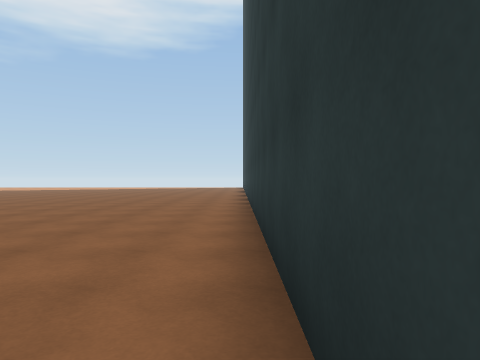
[1] (above)

22 first-person views from a walk through a scene from a Unity 3-D project. The camera is 1.2 m above the floor, looks level and sees 70° across. The floor is counted in squares, 2 m on a side. Each view is taken from the middle of a square. On the plan, view 1 faces up. The plan holds only what a view shows up to about 10 squares ahead; the rest is blank. The place goes on beyond the plan. Some surface patterns are stand-ins.

[2]
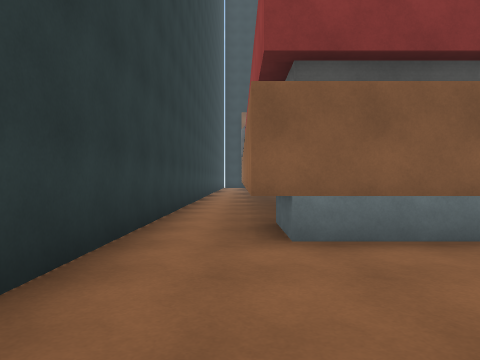

[3]
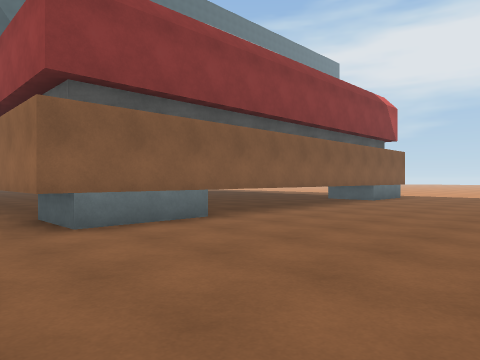

[4]
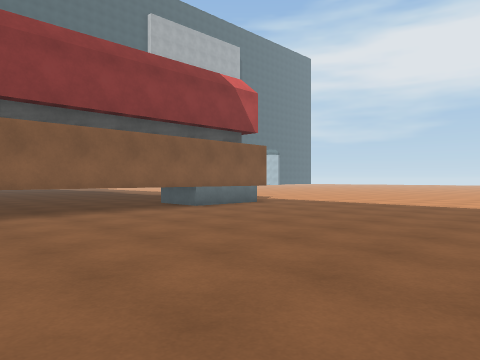

[5]
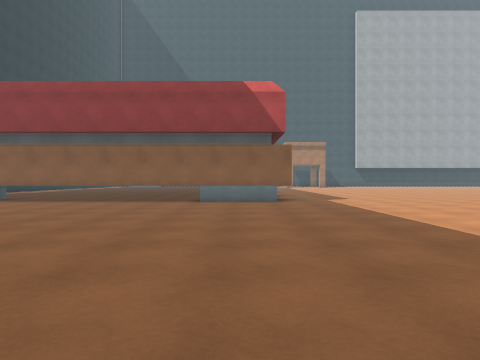

[6]
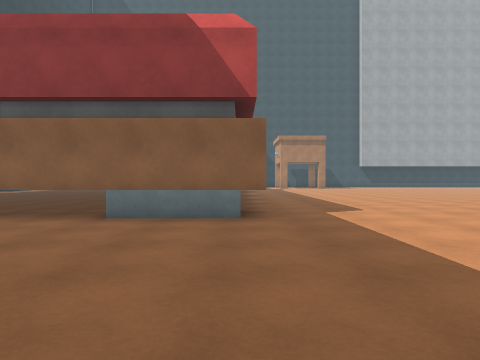

[7]
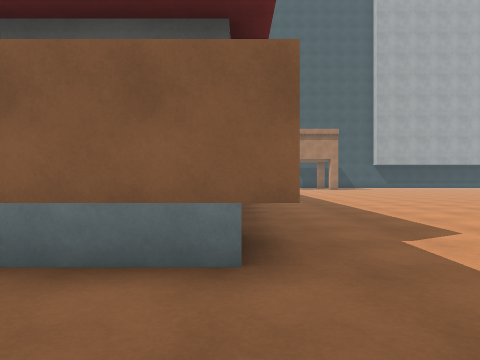

[8]
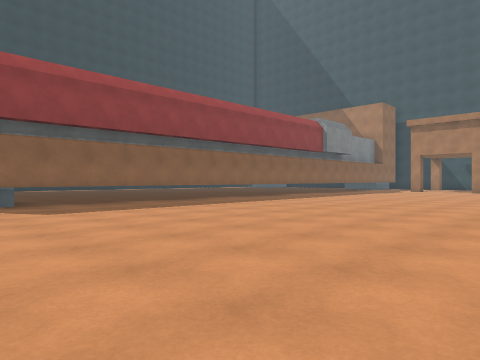

[9]
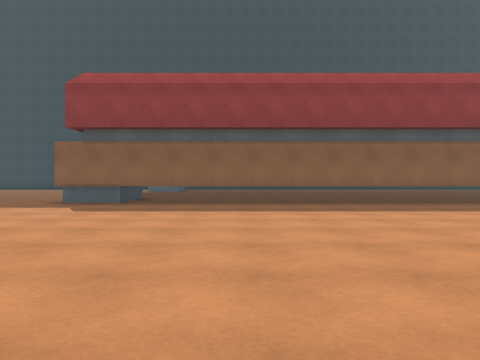

[10]
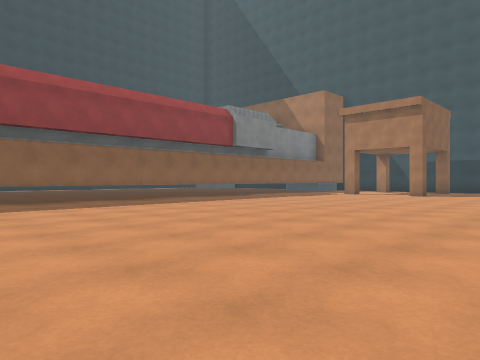

[11]
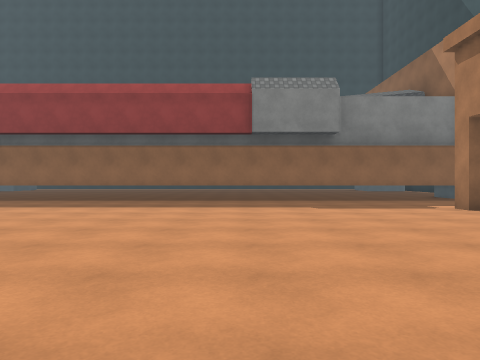

[12]
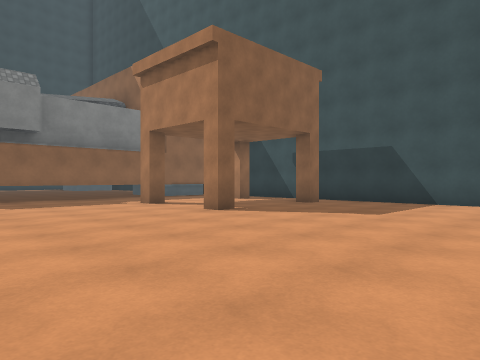

[13]
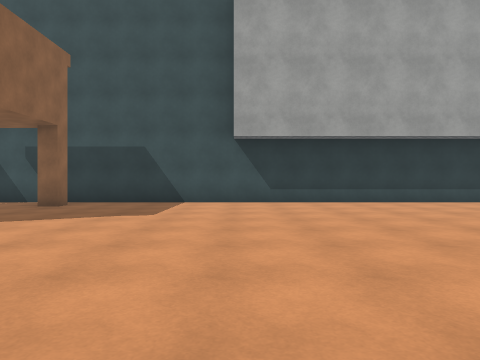

[14]
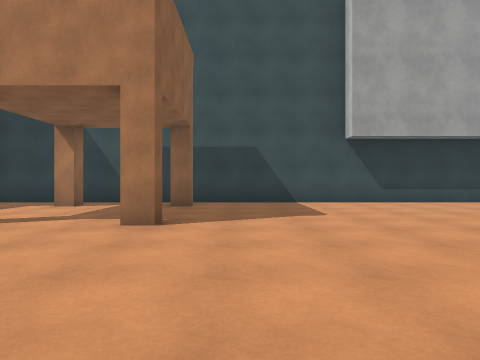

[15]
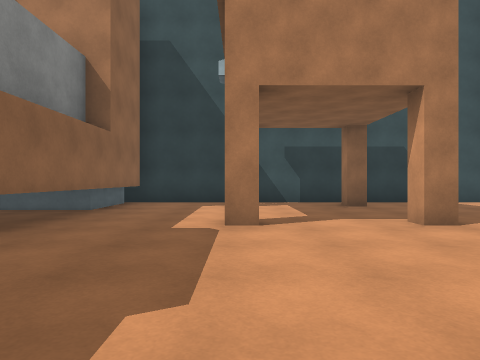

[16]
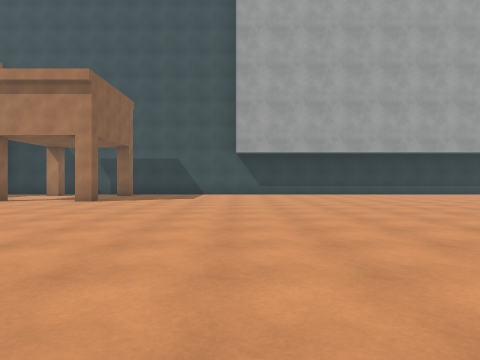

[17]
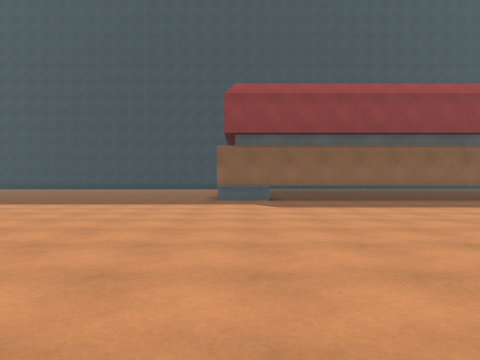

[18]
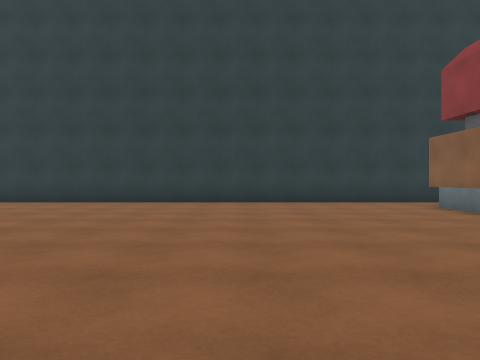

[19]
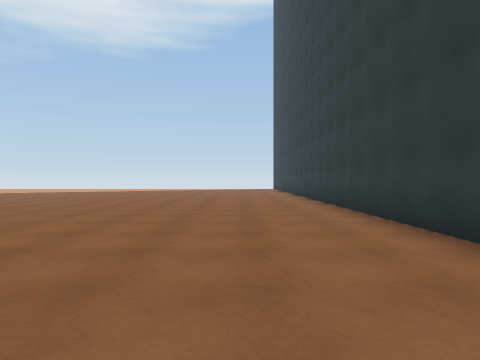

[20]
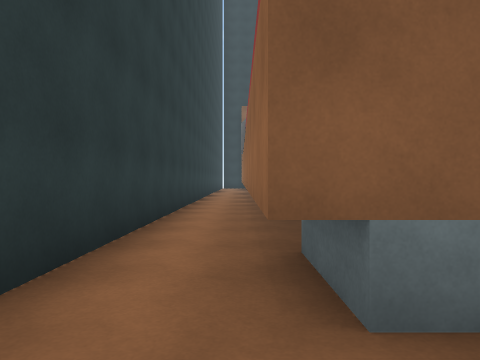

[21]
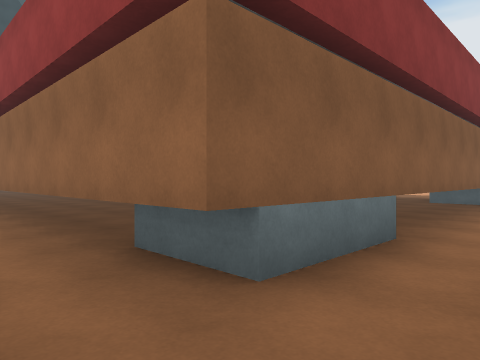

[22]
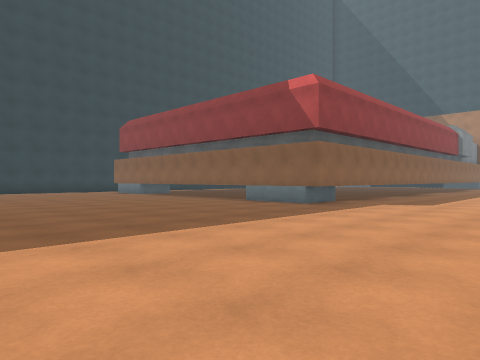

### Floor plan
Key: @ floor where view 1 was taken; # wall or solid block; . floor; ^ raised ledge; O other object.
Columns run from 27 left of view 1 to 1 right of it. Each row starts with its distance up from view 1.
 12                     ........#
 11                     ........#
 10                 .    .......#
  9                ...   .......#
  8           .........  .......#
  7           ..................#
  6           ..................#
  5           ..................#
  4           ..................#
  3          ...................#
  2        .....................#
  1       ......................#
  0      ..........###^^^^^^###@#
 -1       .........###       ##.#
 -2       .........^          #.#
 -3        ........^          #.#
 -4      ..........^          #.#
 -5      ..........^          #.#
 -6      ..........^          #.#
 -7      ..........^          #.#
 -8      ..........^           .#
 -9     ...........^
-10    ............^
-11    ............^
-12   .............^
-13  ..............^
-14  ..............^
-15 ...............^
-16 ...............^
-17 ...............^
-18 .........#..#..^
-19  ..............^
-20 ...............###
-21 .........#..O..#
-22 ................
-23 ################

Positions as (right, up) in squares from view 1, and headings:
1: (0, 0), facing up
2: (-1, 4), facing down
3: (0, 5), facing down-left
4: (-5, 7), facing down-left
5: (-11, 10), facing down
6: (-12, 6), facing down
7: (-12, 3), facing down
8: (-21, 1), facing down-right
9: (-21, -4), facing right
10: (-22, -4), facing down-right
11: (-22, -13), facing right
12: (-23, -13), facing down-right
13: (-22, -13), facing down
14: (-19, -13), facing down
15: (-15, -13), facing down
16: (-22, -8), facing down
17: (-22, 0), facing right
18: (-9, 5), facing right
19: (-2, 4), facing up
20: (-1, 2), facing down
21: (0, 2), facing down-left
22: (-17, 8), facing down-right
